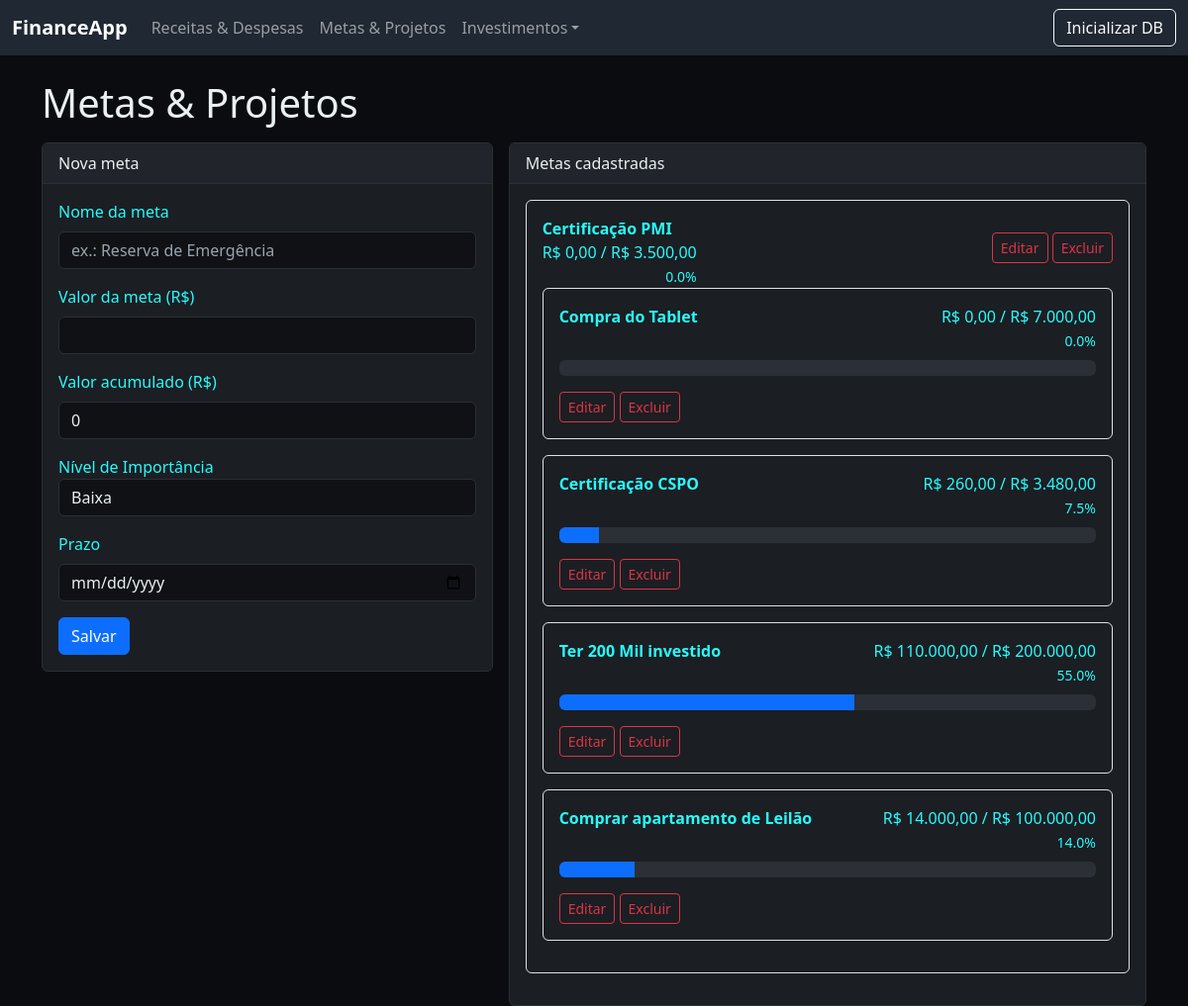
Page /metas on the earlier database version.
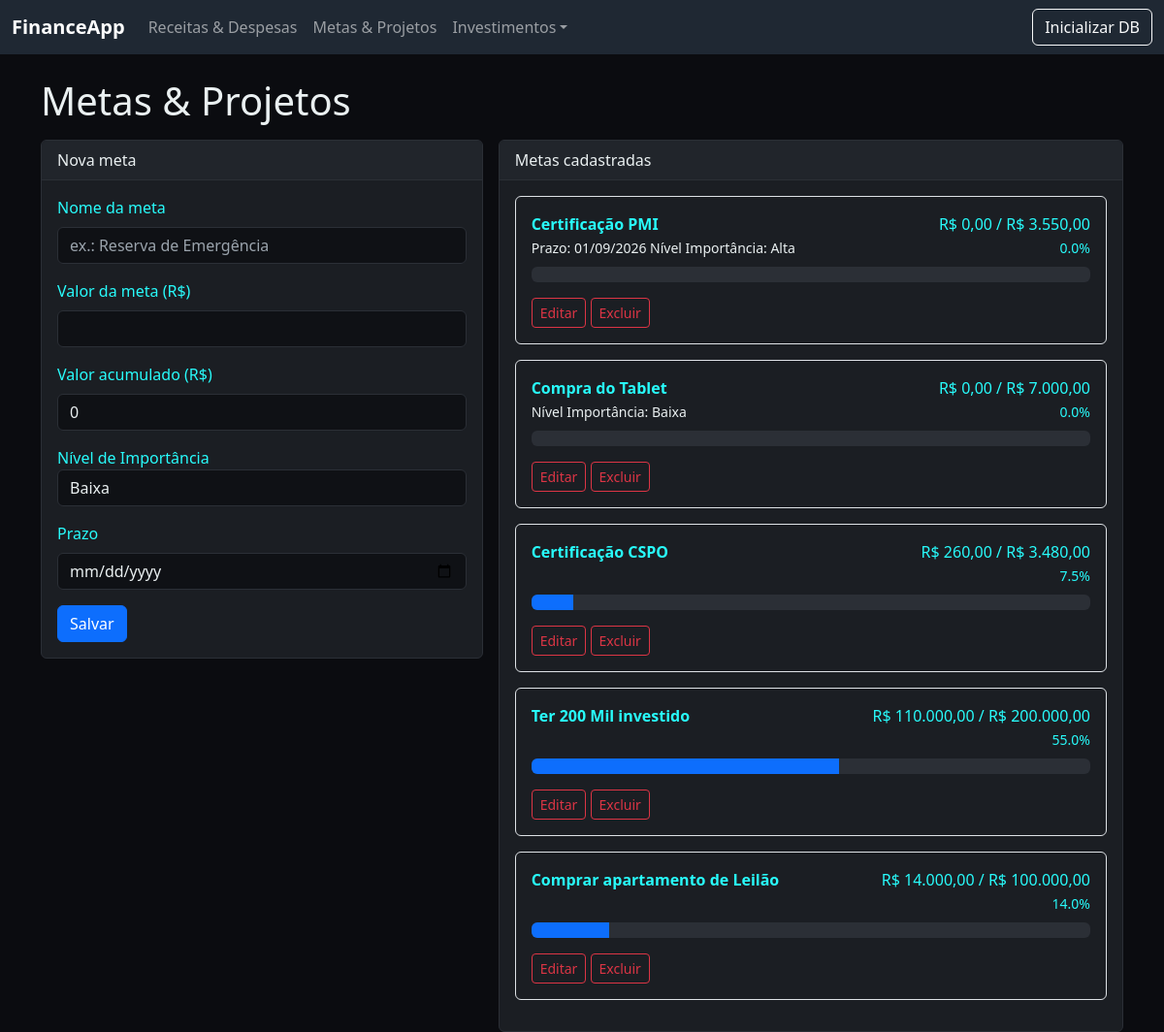
Same page on the later database version.
### app.py (models this page shows)
class Goal(db.Model):
    __tablename__ = 'goals'
    id = db.Column(db.Integer, primary_key=True)
    nome = db.Column(db.String(200), nullable=False)
    valor_meta = db.Column(db.Float, nullable=False)
    valor_acumulado = db.Column(db.Float, nullable=False, default=0.0)
    cd_goal_importance = db.Column(db.Integer, nullable=True)
    prazo = db.Column(db.Date, nullable=True)

class goals_importance(db.Model):
    _tablename_= 'goals_importance'
    id = db.Column(db.Integer, primary_key=True)
    dc_goal_importance = db.Column(db.String(50), nullable=True)

### app.py (the view, shortened to what this page needs)
@app.route('/metas', methods=['GET', 'POST'])
def metas():
    metas = Goal.query.order_by(Goal.prazo.asc().nullsLast()).all() if hasattr(db.text(''), 'nullsLast') else Goal.query.all()
    goal_importance = goals_importance.query.all()
    return render_template('metas.html', metas=metas, goal_importance=goal_importance,)

### app.py (called while the page is built)
def money(n):
    return f"R$ {n:,.2f}".replace(",", "X").replace(".", ",").replace("X", ".")

### templates/metas.html
{% extends "base.html" %}
{% block content %}
<h1 class="mb-3">Metas & Projetos</h1>
<div class="row g-3">
  <div class="col-md-5">
    <div class="card">
      <div class="card-header">Nova meta</div>
      <div class="card-body">
        <form method="post">
          <div class="mb-3">
            <label class="form-label">Nome da meta</label>
            <input class="form-control" name="nome" required placeholder="ex.: Reserva de Emergência">
          </div>
          <div class="mb-3">
            <label class="form-label">Valor da meta (R$)</label>
            <input type="number" step="0.01" class="form-control" name="valor_meta" required>
          </div>
          <div class="mb-3">
            <label class="form-label">Valor acumulado (R$)</label>
            <input type="number" step="0.01" class="form-control" name="valor_acumulado" value="0">
          </div>
          <div class="mb-3">
            <label class="from-label">Nível de Importância</label>
              <select  step="0.01" class="form-control" name="nivel_importancia">
              {% for goal_impt in goal_importance %}
              <option>{{ goal_impt.dc_goal_importance }}</option>
              {% endfor %}
            </select>
          </div>
          <div class="mb-3">
            <label class="form-label">Prazo</label>
            <input type="date" class="form-control" name="prazo">
          </div>
          <button class="btn btn-primary">Salvar</button>
        </form>
      </div>
    </div>
  </div>
  <div class="col-md-7">
    <div class="card">
      <div class="card-header">Metas cadastradas</div>
      <div class="card-body">
        {% if metas %}
          {% for m in metas %}
            {% set progresso = (m.valor_acumulado / m.valor_meta * 100) if m.valor_meta else 0 %}
            <div class="mb-3 p-3 border rounded">
              <div class="d-flex justify-content-between">
                <div>
                  <strong>{{ m.nome }}</strong>
                  {% if m.prazo %}<div>
                    {% for goal_impt in goal_importance %}
                      {% if goal_impt.id == m.cd_goal_importance %}
                        <small class="text-desccard">Prazo: {{ m.prazo.strftime('%d/%m/%Y') }}   Nível Importância: {{goal_impt.dc_goal_importance}} </small></div>
                      {% endif %}
                    {% endfor %}
                  {% else %}
                    {% for goal_impt in goal_importance %}
                      {% if goal_impt.id == m.cd_goal_importance %}<div>
                        <small class="text-desccard">Nível Importância: {{goal_impt.dc_goal_importance}} </small></div>
                      {% endif %}
                    {% endfor %}
                  {% endif %}
                </div>
                <div class="text-end">
                  <div>{{ m.valor_acumulado|money }} / {{ m.valor_meta|money }}</div>
                  <div><small>{{ progresso|round(1) }}%</small></div>
                </div>
              </div>
              <div class="progress mt-2">
                <div class="progress-bar" style="width: {{ progresso if progresso<=100 else 100 }}%"></div>
              </div>
              <div class="text-end1 mt-2">
                <div class="text-end1">
                  <form method="" action="{{ url_for('meta_editar', gide=m.id) }}" onsubmit="return confirm('Editar esta meta?')">
                    <button class="btn btn-sm btn-outline-danger">Editar</button>
                  </form>
                </div>
                <div class="text-end2 mt-2">
                  <form method="post" action="{{ url_for('excluir_meta', gid=m.id) }}" onsubmit="return confirm('Excluir esta meta?')">
                    <button class="btn btn-sm btn-outline-danger">Excluir</button>
                  </form>
                </div>
              </div>
            </div>
          {% endfor %}
        {% else %}
          <p class="text-desccard mb-0">Nenhuma meta cadastrada.</p>
        {% endif %}
      </div>
    </div>
  </div>
</div>
{% endblock %}

Differences in the rows shown:
changed Goal "Certificação PMI": gains goals_importance ({{ m.prazo.strftime('%d/%m/%Y') }} "01/09/2026", dc_goal_importance "Alta"); valor_meta "R$ 3.500,00" → "R$ 3.550,00"
changed Goal "Compra do Tablet": gains goals_importance (dc_goal_importance "Baixa")
